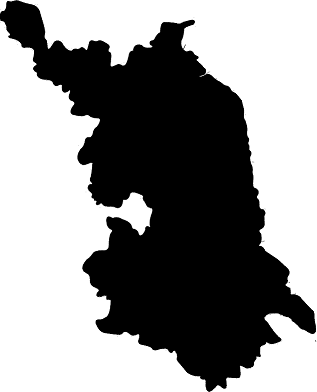
#> input picture pict.png, 317 x 392 px
$ python lisiqi.py
#> lines starting #> are read from the running program, lines starting #| are printed output that depends on the picture; after the words box and inside, x2 and y2 are one past the last pixel; in counts of white or black regions, pixels touching at a corner belong together
import matplotlib.pyplot as plt
import matplotlib.image as mpimg
import numpy as np

RList = [150, 150, 60]

MAXDISTANCE = 1000
IM = np.zeros(0)

disB = 1.3


def ReadFile():
    global IM
    IM = mpimg.imread('pict.png')
#> IM is the input picture: shape (392, 317, 4) float32; mean R, G, B, A 0.561, 0.561, 0.561, 1
    im = []
    for i in IM:
        t = []
        for j in i:
            if np.sum(j) == 4:
                t.append(0)
            else:
                t.append(1)
        im.append(t)
#> after the loop, im = 392 items
    IM = im
#> IM = 392 items
    IM = np.asarray(IM)
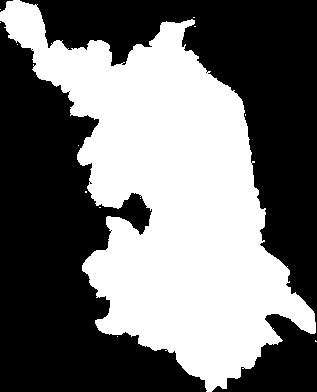
#> IM: shape (392, 317) int64; values 0 (black) and 1 (white), 44.6% white; 13 white regions (12 under 20 px), largest, box (x1, y1, x2, y2) and area: (0, 0, 316, 392) 55448
    print(IM.shape)
#| (392, 317)


def calc_dis(Veca, Vecb):
    return np.linalg.norm(Veca - Vecb) * disB


# [133 lines left out: functions limit, updateIM, setCover, calc_area, mkPic, finial, not called in this run]


if __name__ == '__main__':
    ReadFile()
